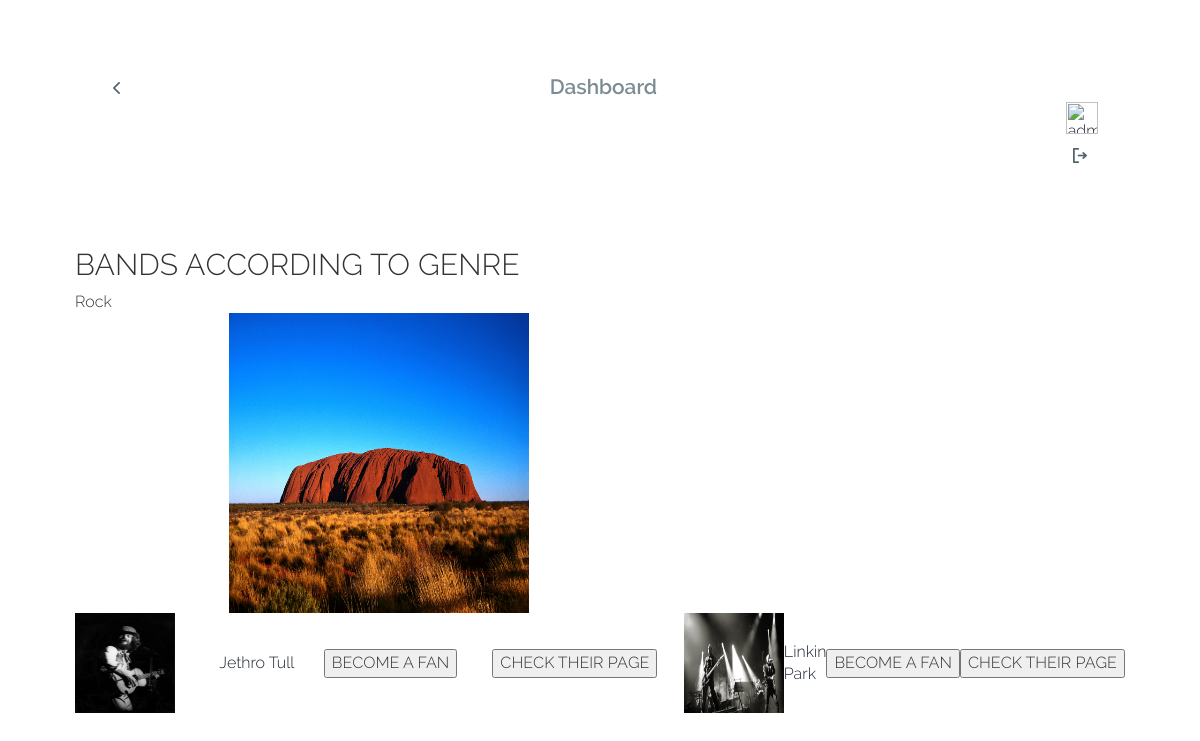
Screenshot of /SherlPHP/DisplayBandAcctoGenre.php?gname=Rock with the database file from the repository.
### tables this page shows
CREATE TABLE rel_band_plays_genre   (   bname VARCHAR(50) NOT NULL,
                                        gname VARCHAR(50) NOT NULL,
                                        PRIMARY KEY (bname, gname),
                                        FOREIGN KEY (bname) REFERENCES band(bname),
                                        FOREIGN KEY (gname) REFERENCES genre(gname)
                                    );

### SherlPHP/DisplayBandAccToGenre.php (the view, shortened to what this page needs)
<!DOCTYPE HTML>
<html>
	<head>
		<link href="css/bootstrap.css" rel='stylesheet' type='text/css' />
		<link href="css/style.css" rel='stylesheet' type='text/css' />
   		<link rel="stylesheet" href="fonts/css/font-awesome.min.css">
	</head>
	<body>
    <?php
$uname = $_SESSION['name'];
 ?>
		<div class="container">
			<div class="top-header">
				<link type="text/css" rel="stylesheet" href="css/jquery.mmenu.all.css" />
				<div id="page">
					<div id="header">
						<a href="#menu-left"> </a>
					</div>
				</div>
				<div class="logo">
					<span>Dashboard </span>
				</div>
				<div style="float:right">
					<ul class="user-profile list-unstyled">
						<li><a href="#"> <?php echo "<img src='images/user/$uname.jpg' style='width:32px; height:32px;'title='admin' />"
 ?></a>
						</li>
					</ul>
					<ul class="logout list-unstyled"	>
                    	<li><a href="logout.php"><span> </span></a></li>
					</ul>
				</div>
				<div class="clearfix"> </div>
			</div>
			<div class="content">
            <div style="background-color:#FFF">
            <h2>BANDS ACCORDING TO GENRE</h2>
<?php
include "connectdb.php";
$gname=$_GET['gname'];
echo $gname;
if($stmt = $mysqli->prepare("select distinct bname from rel_band_plays_genre where gname = ? ")) {
	$stmt->bind_param('s', $gname);
  $stmt->execute();
   $stmt->bind_result($bname);
   ?>
   <center>
   <table border ="0" cellspacing="20" >
 <tr >
 <td width="100%" colspan="4" >
    <?php echo "<center><img src='images/genre/$gname.jpg' width='300px' height='300px'/></center>";?>
    </td>
    </tr>
   <tr>
   <?php
    while ($stmt->fetch()) {?>
	<td width="25%"><?php echo "<img src='images/band/$bname.jpg' style='width:100px; height:100px;'/>";?></td>
    <td width="25%"><a href=""><?=$bname;?></a> </td>
    <td width="25%"><input type="submit" value="BECOME A FAN" /></td>
    <td width="25%"><input type="button" value="CHECK THEIR PAGE"/></td>
    <?php
	}
	?>
    </tr>
    </table>
    </center>
	<?php
    }
?>
  </div>
			</div>
		</div>
	</body>
</html>

### SherlPHP/css/style.css (style rules this page uses)
html, body { font-family: 'Raleway-Light'; font-size: 100%; background: url(../purple-abstract-wallpaper-guitar.jpg) no-repeat center center fixed; -webkit-background-size: cover; -moz-background-size: cover; -o-background-size: cover; background-size: cover; }
body a { transition:0.5s all; -webkit-transition:0.5s all; -moz-transition:0.5s all; -o-transition:0.5s all; -ms-transition:0.5s all; }
.container { width:90%; margin:0 auto; }
#header a, .header a { display: block; width: 13px; height: 18px; position: absolute; top:32px; left: 20px; background: url(../images/arrow.png) no-repeat 0px 0px; }
.top-header { background: #FFF; width: 97.8%; position: relative; margin: 3em 15px 15px 15px; padding: 1.5em 1.2em; border-radius: 0.3em; -webkit-border-radius: 0.3em; -moz-border-radius: 0.3em; -o-border-radius: 0.3em; -ms-border-radius: 0.3em; }
.logo { float:left; width:100%; text-align:center; }
.logo span { color: #7D8B94; font-size: 1.3em; font-family: 'Raleway-SemiBold'; }
.user-profile { position:relative; }
.user-profile li { position:relative; }
.logout { margin-top:3px; }
.logout li a span { width:23px; height:24px; display:inline-block; background:url(../images/logout.png) no-repeat 2px 0px; transition:0.5s all; -webkit-transition:0.5s all; -moz-transition:0.5s all; -o-transition:0.5s all; -ms-transition:0.5s all; }
.content { margin-top: 1.5em; }

### rows the page displays
rel_band_plays_genre: bname (picture), bname "Jethro Tull"
rel_band_plays_genre: bname (picture), bname "Linkin Park"

### other values shown
$gname "Rock"
